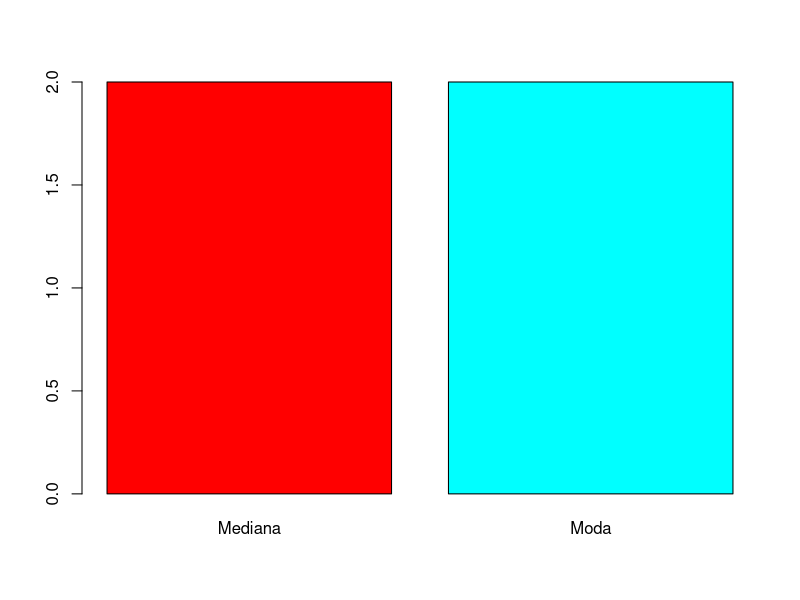

Source code (R):
#########EXERCÍCIO 3#########
#install.packages("readxl")
library(readxl)
tres<-read_excel("dados/exercicio3.xls")
table(tres)

vetor<-c()
j<-1
for (numero in tres$Familias) {
  for (i in 1:numero) {
    vetor<-c(vetor, tres$Filhos[j])
  }
  j<-j+1
}

mediana<-vetor[length(vetor)/2]
moda<-tres$Filhos[which(tres$Familias==max(tres$Familias))]

jpeg("exercicio3.jpg")
barplot(c(mediana,moda), col = rainbow(2), 
        names.arg = c("Mediana", "Moda"))
dev.off()